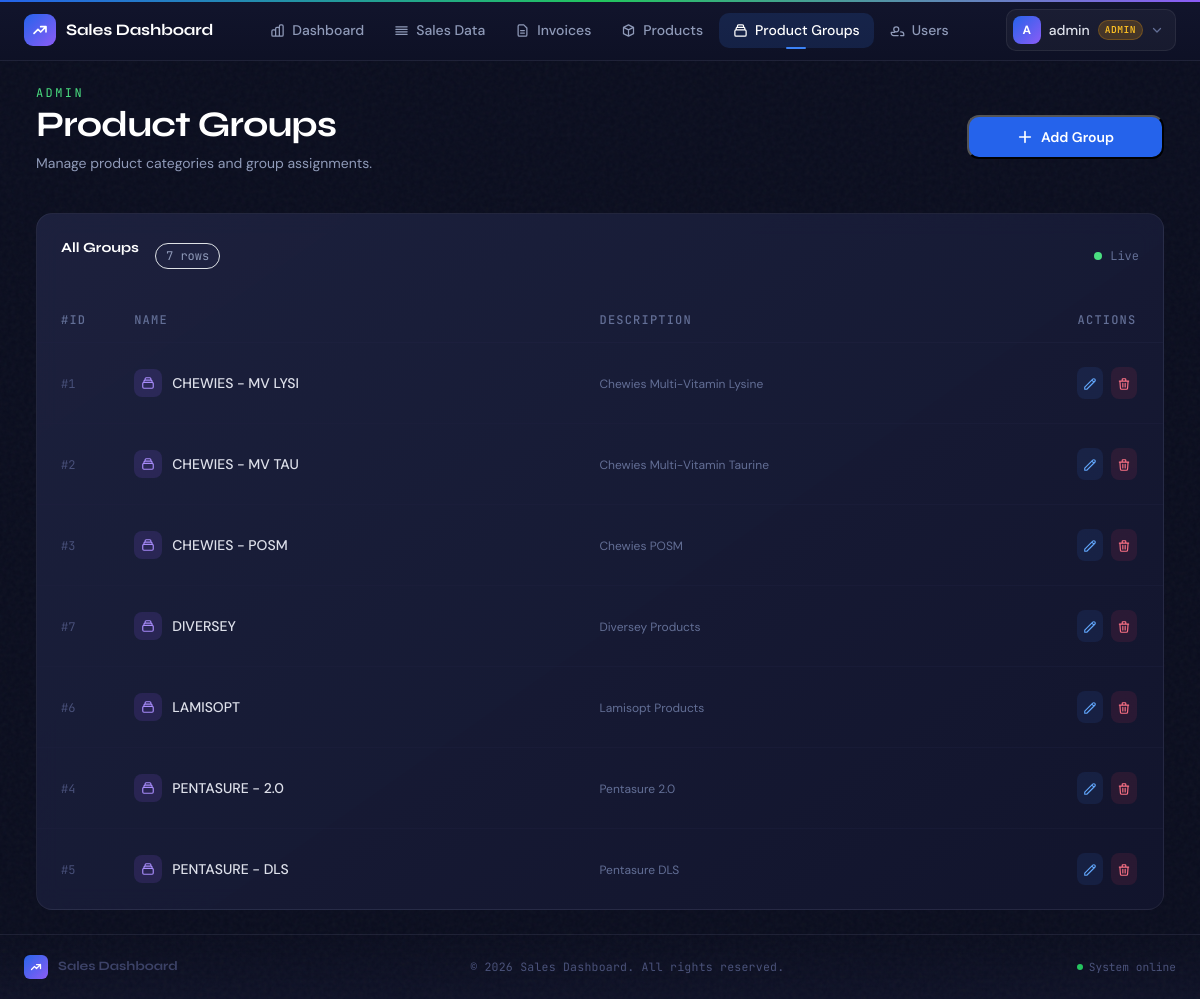
The app's page /pages/product-groups.php (signed in) with its own data.
### tables this page shows
CREATE TABLE IF NOT EXISTS product_groups (
    id INT AUTO_INCREMENT PRIMARY KEY,
    name VARCHAR(100) NOT NULL,
    description VARCHAR(255) DEFAULT NULL,
    created_at TIMESTAMP DEFAULT CURRENT_TIMESTAMP
);

### pages/product-groups.php (the view, shortened to what this page needs)
<?php
$pdo     = getDBConnection();
$groups = [];
if ($pdo) {
    $groups = $pdo->query("SELECT * FROM product_groups ORDER BY name")->fetchAll();
}
include __DIR__ . '/../includes/header.php';
?>
<script src="https://cdn.tailwindcss.com"></script>
<div id="tw-groups" class="max-w-[1600px] mx-auto px-4 sm:px-6 lg:px-8 py-8 space-y-6">
  <header class="flex flex-col sm:flex-row sm:items-center justify-between gap-4 animate-fade-up">
    <div>
      <p class="text-xs font-mono uppercase tracking-[0.2em] text-volt-400 mb-1">Admin</p>
      <h1 class="font-display text-3xl lg:text-4xl font-bold text-white tracking-tight">Product Groups</h1>
      <p class="text-ink-300 text-sm mt-1">Manage product categories and group assignments.</p>
    </div>
    <button type="button" onclick="openAddModal()"
      class="inline-flex items-center gap-2 px-5 py-2.5 rounded-xl bg-azure-600 hover:bg-azure-500 text-white text-sm font-semibold transition-all duration-200 hover:shadow-glow-blue active:scale-[0.98] shrink-0">
      <svg class="w-4 h-4" fill="none" stroke="currentColor" viewBox="0 0 24 24">
        <path stroke-linecap="round" stroke-linejoin="round" stroke-width="2.5" d="M12 4v16m8-8H4"/>
      </svg>
      Add Group
    </button>
  </header>
  <div class="card-glass rounded-2xl overflow-hidden animate-fade-up-1">
    <div class="flex items-center justify-between px-6 py-4 border-b border-ink-800/60">
      <div class="flex items-center gap-3">
        <p class="font-display text-sm font-bold text-white">All Groups</p>
        <span class="font-mono text-xs px-2.5 py-1 rounded-full bg-ink-800 text-ink-300 border border-ink-700">
          <?= count($groups) ?> rows
        </span>
      </div>
      <div class="flex items-center gap-2">
        <span class="w-2 h-2 rounded-full bg-volt-400 animate-pulse-dot"></span>
        <span class="text-xs text-ink-400 font-mono">Live</span>
      </div>
    </div>
    <div class="overflow-x-auto">
      <table class="w-full text-sm">
        <thead>
          <tr class="border-b border-ink-800/60">
            <th class="text-left px-6 py-3.5 text-xs font-mono uppercase tracking-widest text-ink-400 font-medium w-16">#ID</th>
            <th class="text-left px-4 py-3.5 text-xs font-mono uppercase tracking-widest text-ink-400 font-medium">Name</th>
            <th class="text-left px-4 py-3.5 text-xs font-mono uppercase tracking-widest text-ink-400 font-medium">Description</th>
            <th class="text-center px-6 py-3.5 text-xs font-mono uppercase tracking-widest text-ink-400 font-medium w-28">Actions</th>
          </tr>
        </thead>
        <tbody class="divide-y divide-ink-800/40">
          <?php if (empty($groups)): ?>
            <tr>
              <td colspan="4" class="text-center py-16">
                <div class="flex flex-col items-center gap-3">
                  <svg class="w-10 h-10 text-ink-700" fill="none" stroke="currentColor" viewBox="0 0 24 24">
                    <path stroke-linecap="round" stroke-linejoin="round" stroke-width="1.5" d="M19 11H5m14 0a2 2 0 012 2v6a2 2 0 01-2 2H5a2 2 0 01-2-2v-6a2 2 0 012-2m14 0V9a2 2 0 00-2-2M5 11V9a2 2 0 012-2m0 0V5a2 2 0 012-2h6a2 2 0 012 2v2M7 7h10"/>
                  </svg>
                  <p class="text-ink-400 text-sm">No product groups found.</p>
                  <button type="button" onclick="openAddModal()" class="text-xs text-azure-400 hover:text-azure-300 underline underline-offset-2 transition-colors">
                    Add your first group
                  </button>
                </div>
              </td>
            </tr>
          <?php else: ?>
            <?php foreach ($groups as $g): ?>
            <tr class="group-row">
              <td class="px-6 py-4">
                <span class="font-mono text-xs text-ink-500">#<?= (int)$g['id'] ?></span>
              </td>
              <td class="px-4 py-4">
                <div class="flex items-center gap-2.5">
                  <div class="w-7 h-7 rounded-lg bg-violet-500/15 text-violet-400 flex items-center justify-center shrink-0">
                    <svg class="w-3.5 h-3.5" fill="none" stroke="currentColor" viewBox="0 0 24 24">
                      <path stroke-linecap="round" stroke-linejoin="round" stroke-width="2" d="M19 11H5m14 0a2 2 0 012 2v6a2 2 0 01-2 2H5a2 2 0 01-2-2v-6a2 2 0 012-2m14 0V9a2 2 0 00-2-2M5 11V9a2 2 0 012-2m0 0V5a2 2 0 012-2h6a2 2 0 012 2v2M7 7h10"/>
                    </svg>
                  </div>
                  <span class="text-ink-100 font-medium"><?= htmlspecialchars($g['name']) ?></span>
                </div>
              </td>
              <td class="px-4 py-4">
                <?php if (!empty($g['description'])): ?>
                  <span class="text-ink-400 text-xs"><?= htmlspecialchars($g['description']) ?></span>
                <?php else: ?>
                  <span class="font-mono text-xs text-ink-700">—</span>
                <?php endif; ?>
              </td>
              <td class="px-6 py-4">
                <div class="flex items-center justify-center gap-2">
                  <a href="?edit=<?= (int)$g['id'] ?>"
                     class="p-1.5 rounded-lg bg-azure-500/10 text-azure-400 hover:bg-azure-500/20 hover:text-azure-300 transition-all duration-150"
                     title="Edit">
                    <svg class="w-3.5 h-3.5" fill="none" stroke="currentColor" viewBox="0 0 24 24">
                      <path stroke-linecap="round" stroke-linejoin="round" stroke-width="2" d="M15.232 5.232l3.536 3.536m-2.036-5.036a2.5 2.5 0 113.536 3.536L6.5 21.036H3v-3.572L16.732 3.732z"/>
                    </svg>
                  </a>
                  <a href="?delete=<?= (int)$g['id'] ?>"
                     onclick="return confirm('Delete this group?')"
                     class="p-1.5 rounded-lg bg-rose-500/10 text-rose-400 hover:bg-rose-500/20 hover:text-rose-300 transition-all duration-150"
                     title="Delete">
                    <svg class="w-3.5 h-3.5" fill="none" stroke="currentColor" viewBox="0 0 24 24">
                      <path stroke-linecap="round" stroke-linejoin="round" stroke-width="2" d="M19 7l-.867 12.142A2 2 0 0116.138 21H7.862a2 2 0 01-1.995-1.858L5 7m5 4v6m4-6v6m1-10V4a1 1 0 00-1-1h-4a1 1 0 00-1 1v3M4 7h16"/>
                    </svg>
                  </a>
                </div>
              </td>
            </tr>
            <?php endforeach; ?>
          <?php endif; ?>
        </tbody>
      </table>
    </div>
  </div>
</div>
<?php include __DIR__ . '/../includes/footer.php'; ?>

### assets/css/style.css (style rules this page uses)
:root { --primary-color: #0d6efd; --sidebar-width: 250px; }

### pages/product-groups.php (style rules this page uses)
body { background-color: #0a0d1e !important; }
#tw-groups { position: relative; font-family: 'DM Sans', sans-serif; color: #dde0ea; }
#tw-groups::before { content: ''; position: fixed; inset: 0; pointer-events: none; z-index: 0; }
#tw-groups > * { position: relative; z-index: 1; }
.card-glass { background: linear-gradient(145deg, rgba(30,34,64,0.92), rgba(18,21,45,0.96)); border: 1px solid rgba(255,255,255,0.06); backdrop-filter: blur(12px); }
.group-row { transition: background 0.15s; }

### records on screen
product_groups: id "1", name "CHEWIES - MV LYSI", description "Chewies Multi-Vitamin Lysine"
product_groups: id "2", name "CHEWIES - MV TAU", description "Chewies Multi-Vitamin Taurine"
product_groups: id "3", name "CHEWIES - POSM", description "Chewies POSM"
product_groups: id "7", name "DIVERSEY", description "Diversey Products"
product_groups: id "6", name "LAMISOPT", description "Lamisopt Products"
product_groups: id "4", name "PENTASURE - 2.0", description "Pentasure 2.0"
product_groups: id "5", name "PENTASURE - DLS", description "Pentasure DLS"

### other values on screen
substr($currentUser['username'] ?? 'U', 0, 1) "A"
$currentUser['username'] "admin"
count($groups) "7"
